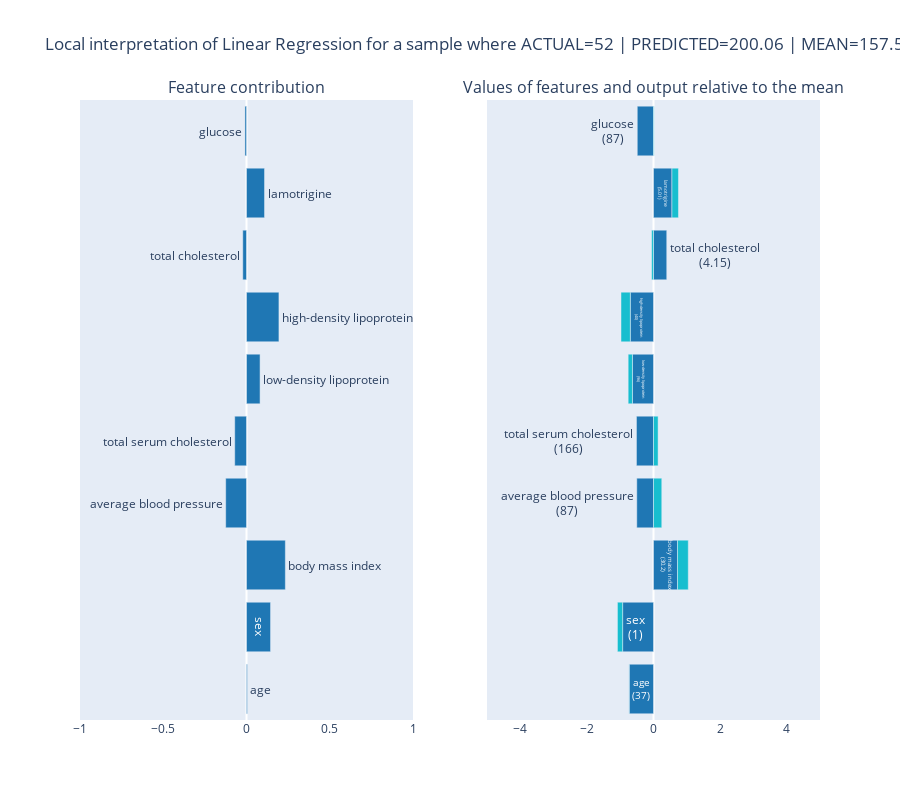

Notebook cell for this chart:
### Code cell
_d, true, pred, mean = get_lr_local_interpretation(false_positive, lr_pred[false_positive][0], lr.coef_[-1])
fig = plot_local_interpretation(_d, f'Local interpretation of Linear Regression for a sample where ACTUAL={true} | PREDICTED={pred:.2f} | MEAN={mean:.2f}')
fig.show()

### Figure 1 — Plotly figure (JSON) as saved in the notebook; plotly's stock layout.template omitted (floating-point values rounded to 4 significant figures)
{"data": [{"marker": {"color": "#1f77b4"}, "orientation": "h", "showlegend": false, "text": ["age", "sex", "body mass index", "average blood pressure", "total serum cholesterol", "low-density lipoprotein", "high-density lipoprotein", "total cholesterol", "lamotrigine", "glucose"], "type": "bar", "x": [0.005119, 0.1444, 0.2334, -0.1249, -0.07077, 0.08141, 0.1948, -0.02239, 0.1083, -0.009353], "xaxis": "x", "y": ["age", "sex", "body mass index", "average blood pressure", "total serum cholesterol", "low-density lipoprotein", "high-density lipoprotein", "total cholesterol", "lamotrigine", "glucose"], "yaxis": "y"}, {"marker": {"color": ["#1f77b4", "#1f77b4", "#1f77b4", "#1f77b4", "#1f77b4", "#1f77b4", "#1f77b4", "#1f77b4", "#1f77b4", "#1f77b4", "#bcbd22", "#2ca02c"]}, "orientation": "h", "showlegend": false, "text": ["age<br>(37)", "sex<br>(1)", "body mass index<br>(30.2)", "average blood pressure<br>(87)", "total serum cholesterol<br>(166)", "low-density lipoprotein<br>(96)", "high-density lipoprotein<br>(40)", "total cholesterol<br>(4.15)", "lamotrigine<br>(5.01)", "glucose<br>(87)"], "textposition": "auto", "type": "bar", "x": [-0.7308, -0.9274, 0.7207, -0.5022, -0.5121, -0.6317, -0.6967, 0.3979, 0.5541, -0.4873], "xaxis": "x2", "y": ["age", "sex", "body mass index", "average blood pressure", "total serum cholesterol", "low-density lipoprotein", "high-density lipoprotein", "total cholesterol", "lamotrigine", "glucose"], "yaxis": "y2"}, {"marker": {"color": "#17becf"}, "orientation": "h", "showlegend": false, "type": "bar", "x": [-0.007005, -0.1557, 0.3238, 0.2488, 0.1382, -0.1289, -0.2796, -0.05628, 0.1954, 0.01919], "xaxis": "x2", "y": ["age", "sex", "body mass index", "average blood pressure", "total serum cholesterol", "low-density lipoprotein", "high-density lipoprotein", "total cholesterol", "lamotrigine", "glucose"], "yaxis": "y2"}], "layout": {"annotations": [{"font": {"size": 16}, "showarrow": false, "text": "Feature contribution", "x": 0.225, "xanchor": "center", "xref": "paper", "y": 1, "yanchor": "bottom", "yref": "paper"}, {"font": {"size": 16}, "showarrow": false, "text": "Values of features and output relative to the mean", "x": 0.775, "xanchor": "center", "xref": "paper", "y": 1, "yanchor": "bottom", "yref": "paper"}], "barmode": "relative", "height": 800, "title": {"text": "Local interpretation of Linear Regression for a sample where ACTUAL=52 | PREDICTED=200.06 | MEAN=157.55"}, "xaxis": {"anchor": "y", "domain": [0, 0.45], "range": [-1, 1], "showgrid": false}, "xaxis2": {"anchor": "y2", "domain": [0.55, 1], "range": [-5, 5], "showgrid": false}, "yaxis": {"anchor": "x", "domain": [0, 1], "showticklabels": false, "visible": false}, "yaxis2": {"anchor": "x2", "domain": [0, 1], "matches": "y", "showticklabels": false, "visible": false}}}
